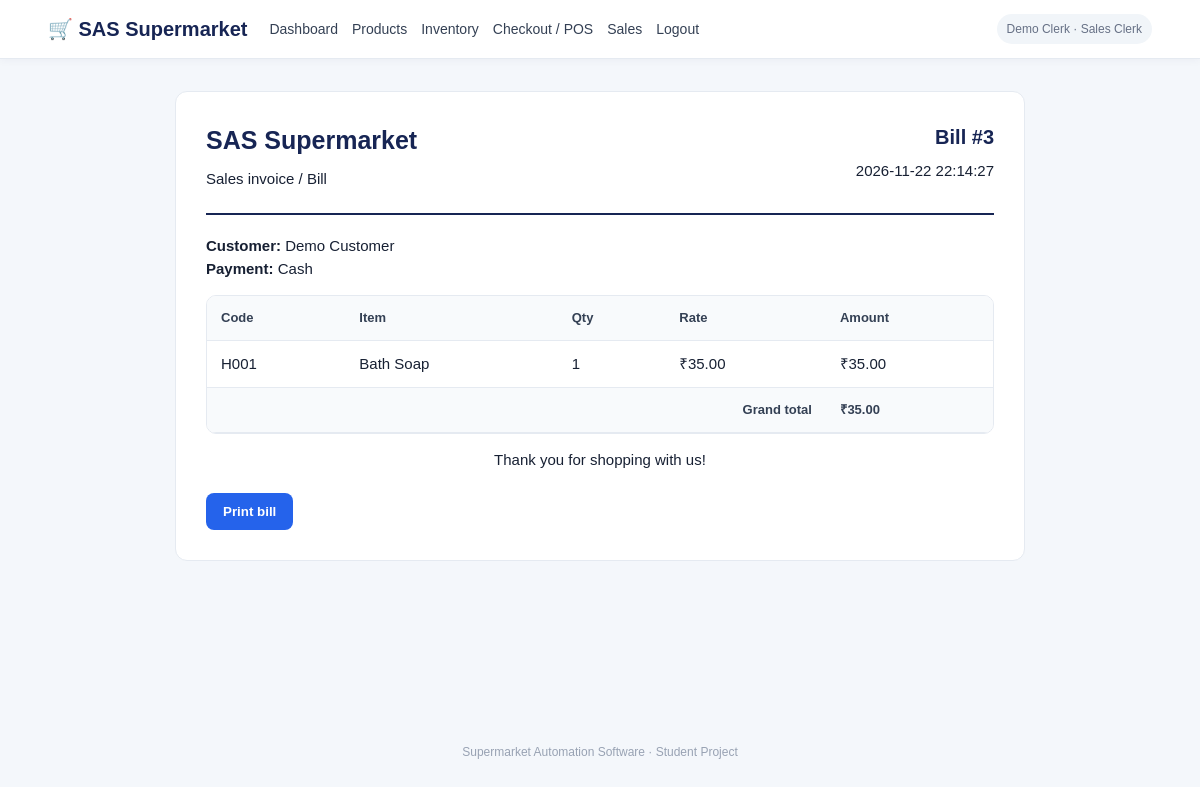
The app's page /bill/3 (signed in) with its own data.
### tables this page shows
CREATE TABLE sales (
            id INTEGER PRIMARY KEY AUTOINCREMENT,
            customer_id INTEGER,
            clerk_id INTEGER,
            total REAL NOT NULL,
            payment_method TEXT NOT NULL,
            created_at TEXT NOT NULL,
            FOREIGN KEY(customer_id) REFERENCES users(id),
            FOREIGN KEY(clerk_id) REFERENCES users(id)
        );

CREATE TABLE users (
            id INTEGER PRIMARY KEY AUTOINCREMENT,
            name TEXT NOT NULL,
            email TEXT UNIQUE NOT NULL,
            password TEXT NOT NULL,
            role TEXT NOT NULL CHECK(role IN ('customer','sales_clerk','vendor','manager'))
        );

CREATE TABLE sale_items (
            id INTEGER PRIMARY KEY AUTOINCREMENT,
            sale_id INTEGER NOT NULL,
            product_id INTEGER NOT NULL,
            quantity INTEGER NOT NULL,
            unit_price REAL NOT NULL,
            FOREIGN KEY(sale_id) REFERENCES sales(id),
            FOREIGN KEY(product_id) REFERENCES products(id)
        );

CREATE TABLE products (
            id INTEGER PRIMARY KEY AUTOINCREMENT,
            code TEXT UNIQUE NOT NULL,
            name TEXT NOT NULL,
            category TEXT NOT NULL,
            price REAL NOT NULL CHECK(price >= 0),
            stock INTEGER NOT NULL DEFAULT 0 CHECK(stock >= 0),
            supplier TEXT DEFAULT ''
        );

### app.py (the view)
@app.route("/bill/<int:sale_id>")
@login_required
def bill(sale_id):
    with get_db() as db:
        sale = db.execute("""SELECT s.*, u.name customer_name FROM sales s LEFT JOIN users u
                             ON s.customer_id=u.id WHERE s.id=?""", (sale_id,)).fetchone()
        if not sale:
            flash("Bill not found.", "danger")
            return redirect(url_for("dashboard"))
        lines = db.execute("""SELECT p.code,p.name,si.quantity,si.unit_price,
                              si.quantity*si.unit_price subtotal FROM sale_items si
                              JOIN products p ON p.id=si.product_id WHERE si.sale_id=?""", (sale_id,)).fetchall()
    return render_template("bill.html", sale=sale, lines=lines)

### app.py (called while the page is built)
def get_db():
    conn = sqlite3.connect(DB_PATH)
    conn.row_factory = sqlite3.Row
    conn.execute("PRAGMA foreign_keys = ON")
    return conn

def login_required(view):
    @wraps(view)
    def wrapped(*args, **kwargs):
        if "user_id" not in session:
            flash("Please log in first.", "warning")
            return redirect(url_for("login"))
        return view(*args, **kwargs)
    return wrapped

@app.context_processor
def inject_globals():
    return {"current_user": session.get("name"), "current_role": session.get("role")}

### templates/bill.html
{% extends "base.html" %}{% block content %}
<div class="bill">
<div class="bill-head"><div><h1>SAS Supermarket</h1><p>Sales invoice / Bill</p></div><div class="right"><h2>Bill #{{ sale.id }}</h2><p>{{ sale.created_at }}</p></div></div>
<p><b>Customer:</b> {{ sale.customer_name or 'Walk-in customer' }}<br><b>Payment:</b> {{ sale.payment_method }}</p>
<div class="table-wrap"><table><tr><th>Code</th><th>Item</th><th>Qty</th><th>Rate</th><th>Amount</th></tr>
{% for line in lines %}<tr><td>{{ line.code }}</td><td>{{ line.name }}</td><td>{{ line.quantity }}</td><td>₹{{ '%.2f'|format(line.unit_price) }}</td><td>₹{{ '%.2f'|format(line.subtotal) }}</td></tr>{% endfor %}
<tr><th colspan="4" class="right">Grand total</th><th>₹{{ '%.2f'|format(sale.total) }}</th></tr></table></div>
<p class="center">Thank you for shopping with us!</p><button class="btn no-print" onclick="window.print()">Print bill</button>
</div>{% endblock %}

### static/style.css (style rules this page uses)
:root { --navy:#172554;--blue:#2563eb;--bg:#f4f7fb;--text:#172033;--muted:#667085;--line:#e5eaf1 }
* { box-sizing:border-box }
body { margin:0;background:var(--bg);color:var(--text);font:15px/1.5 Arial,Helvetica,sans-serif }
h1 { font-size:30px;margin:0 0 8px;color:var(--navy) }
h2 { font-size:20px;margin:28px 0 14px;color:var(--navy) }
p { margin:8px 0 }
.center { text-align:center }
.right { text-align:right }
.btn { border:0;background:var(--blue);color:white;padding:11px 17px;border-radius:8px;font-weight:700;cursor:pointer;margin-top:14px;text-decoration:none;display:inline-block }
.stat,.panel,.quick,.product-card,.checkout,.bill { background:white;border:1px solid var(--line);border-radius:12px;padding:20px }
.table-wrap { overflow-x:auto;background:white;border:1px solid var(--line);border-radius:10px;margin:15px 0 }
table { border-collapse:collapse;width:100%;min-width:600px }
th,td { text-align:left;padding:12px 14px;border-bottom:1px solid var(--line) }
th { background:#f8fafc;color:#344054;font-size:13px }
.bill { max-width:850px;margin:20px auto;padding:30px }
.bill-head { display:flex;justify-content:space-between;border-bottom:2px solid var(--navy);padding-bottom:15px;margin-bottom:20px }
.bill-head h1 { font-size:25px }
.bill-head h2 { margin:0 }

### records on screen
sales: id "3", created_at "2026-11-22 22:14:27", payment_method "Cash", total "35.00"
users: name "Demo Customer"
sale_items: code "H001", name "Bath Soap", quantity "1", unit_price "35.00", subtotal "35.00"

### other values on screen
{{ current_user }} "Demo Clerk"
{{ current_role|replace('_',' ')|title }} "Sales Clerk"
